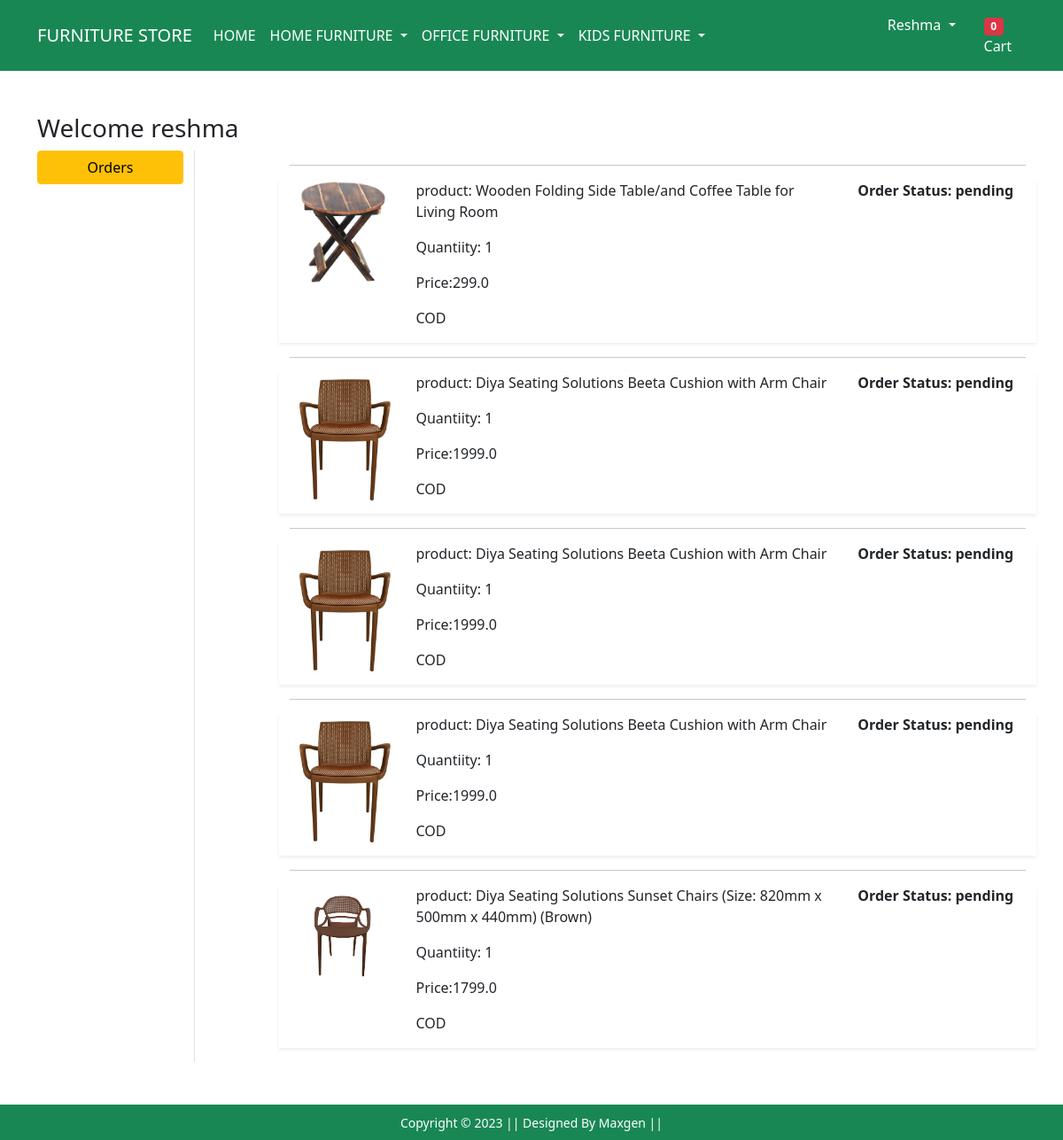
The app's page /orders/ (signed in) with its own data.
### app/models.py (models this page shows, shortened)
class OrderPlaced(models.Model):
    user=models.ForeignKey(User,on_delete=models.CASCADE)
    customer=models.ForeignKey(Customer,on_delete=models.CASCADE)
    product= models.ForeignKey(Product,on_delete=models.CASCADE)
    quantity=models.PositiveIntegerField(default=1)
    ordered_date=models.DateTimeField(auto_now_add=True)
    status=models.CharField(max_length=50,choices=STATUS_CHOICES,default='Accepted')
    @property
    def total_cost(self):
        return self.quantity* self.product.discounted_price

class Product(models.Model):
    title =models.CharField(max_length=100)
    selling_price =models.FloatField()
    discounted_price = models.FloatField()
    description = models.TextField()
    brand = models.CharField(max_length=100)
    category= models.CharField(choices=CATEGORY_CHOICES,max_length=5)
    product_image = models.ImageField(upload_to ="productimg")

### app/views.py (the view)
# urls.py: path('orders/', views.orders, name='orders'),
def orders(request):
 totalitem=0
 op=OrderPlaced.objects.filter(user=request.user)
 if request.user.is_authenticated:
         totalitem= len(Cart.objects.filter(user=request.user))
 return render(request, 'app/orders.html',{'order_placed':op,'totalitem':totalitem})

### app/templates/app/orders.html (shortened to what this page needs)
{% extends 'app/base.html' %}
{% load static %}
{% block main-content %}
<div class="container my-5">
 <div class="row">
 <h3>Welcome {{request.user}}</h3>
  <div class="col-sm-2 border-end">
   <ul class="list-unstyled">
    <li class="d-grid"><a href="{% url 'orders' %}" class="btn btn-warning">Orders</a></li>
   </ul>
  </div>
  <div class="col-sm-9 offset-sm-1">
   {% for op in order_placed %}
   <hr>
   <div class="row shadow-sm mb-3">
    <div class="col-sm-2">
        <img src="{{op.product.product_image.url}}" alt="" srcset="" class="img-fluid" height="150" width="150">
   </div>
   <div class="col-sm-7">
       <p>product: {{op.product.description}}</p>
       <p>Quantiity: {{op.quantity}}</p>
       <p>Price:{{op.total_cost}}</p>
       <p>COD</p>
   </div>
   <div class="col-sm-3 fw-bold">
       <p>Order Status: {{op.status}}</p>
    </div>
  </div>
  {% endfor %}
 </div>
</div>
</div>
{% endblock main-content %}

### app/templates/app/base.html (shortened to what this page needs)
<!doctype html>
{% load static %}
<html lang="en">
  <head>
    <link href="https://cdn.jsdelivr.net/npm/bootstrap@5.0.0-beta1/dist/css/bootstrap.min.css" rel="stylesheet">
    <link rel="stylesheet" href="{% static 'app/css/owl.carousel.min.css' %}">
    <link rel="stylesheet" href="{% static 'app/css/all.min.css' %}">
    <link rel="stylesheet" href="{% static 'app/css/style.css' %}">
  </head>
  <body>
    <nav class="navbar navbar-expand-lg navbar-dark bg-success">
     <div class="container">
       <a class="navbar-brand" href="/">FURNITURE STORE</a>
       <div class="collapse navbar-collapse" id="navbarSupportedContent">
         <ul class="navbar-nav me-auto mb-2 mb-lg-0">
           <li class="nav-item">
             <a class="nav-link active" aria-current="page" href="/">HOME</a>
           </li>
           <li class="nav-item dropdown">
             <a class="nav-link dropdown-toggle text-white" href="#" id="fashionDropdown" role="button" data-bs-toggle="dropdown" aria-expanded="false">
               HOME FURNITURE
             </a>
           </li>
           <li class="nav-item dropdown">
            <a class="nav-link dropdown-toggle text-white" href="#" id="fashionDropdown" role="button" data-bs-toggle="dropdown" aria-expanded="false">
              OFFICE FURNITURE
            </a>
          </li>
          <li class="nav-item dropdown">
            <a class="nav-link dropdown-toggle text-white" href="#" id="fashionDropdown" role="button" data-bs-toggle="dropdown" aria-expanded="false">
              KIDS FURNITURE
            </a>
               </div>
         <div>
          <ul class="navbar-nav me-auto mb-2 mb-lg-0">
            {%if request.user.is_authenticated %}
           <li class="nav-item dropdown mx-2">
              <a class="nav-link dropdown-toggle text-white" href="#" id="profileDropdown" role="button" data-bs-toggle="dropdown" aria-expanded="false">
                {{request.user.username|capfirst}}
              </a>
            </li>
            <li class="nav-item mx-2">
             <a href="{% url 'cart' %}" class="nav-link text-white"><span class="badge bg-danger">{{totalitem}}</span>Cart</a>
            </li>
            {% endif %}
          </ul>
         </div>
       </div>
    </nav>
    {% block main-content %} {% endblock main-content %}
    <footer class="container-fluid bg-success text-center p-2 mt-5">
        <small class="text-white">Copyright &copy; 2023 || Designed By Maxgen  ||  </small>
    </footer>
  </body>
</html>

### records on screen
OrderPlaced: product.product_image (picture), product.description "Wooden Folding Side Table/and Coffee Table for Living Room", quantity "1", total_cost "299.0", status "pending"
OrderPlaced: product.product_image (picture), product.description "Diya Seating Solutions Beeta Cushion with Arm Chair", quantity "1", total_cost "1999.0", status "pending"
OrderPlaced: product.product_image (picture), product.description "Diya Seating Solutions Beeta Cushion with Arm Chair", quantity "1", total_cost "1999.0", status "pending"
OrderPlaced: product.product_image (picture), product.description "Diya Seating Solutions Beeta Cushion with Arm Chair", quantity "1", total_cost "1999.0", status "pending"
OrderPlaced: product.product_image (picture), product.description "Diya Seating Solutions Sunset Chairs (Size: 820mm x 500mm x 440mm) (Brown)", quantity "1", total_cost "1799.0", status "pending"

### other values on screen
{{ request.user.username|capfirst }} "Reshma"
{{ totalitem }} "0"
{{ request.user }} "reshma"
